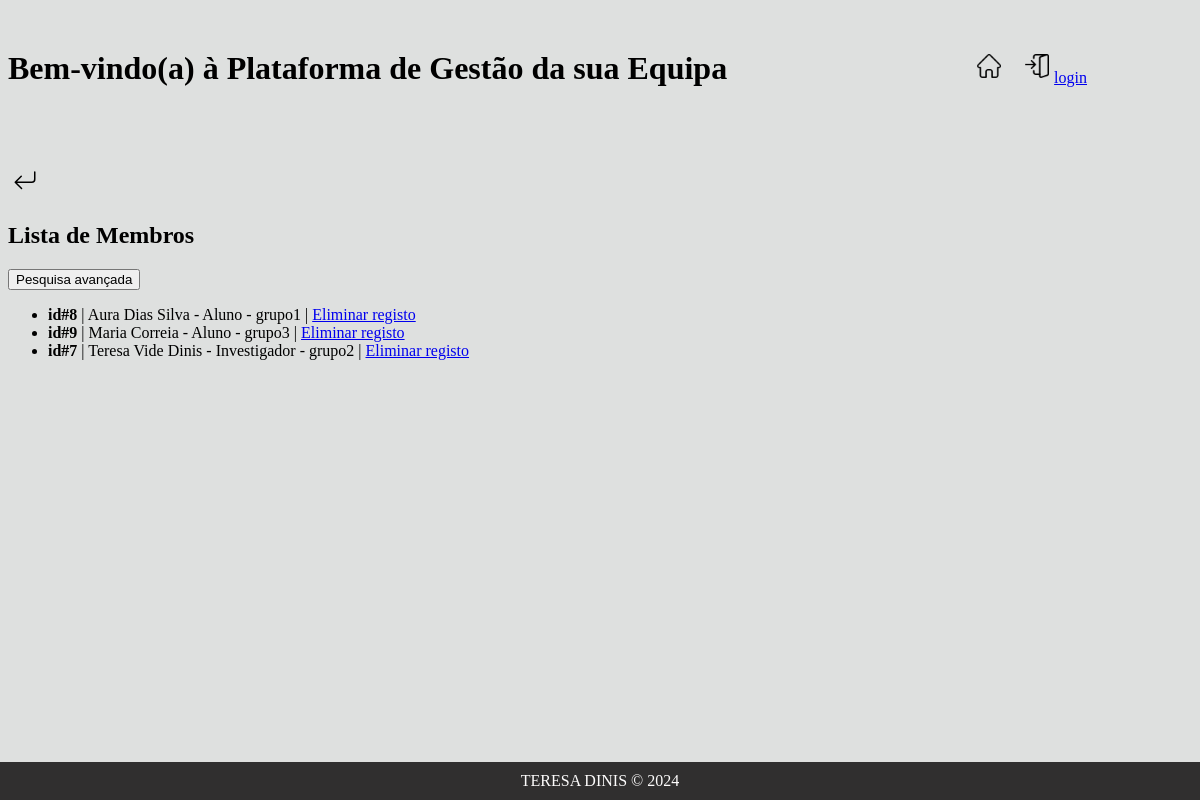
Before: /membros/list3/ with the older database file.
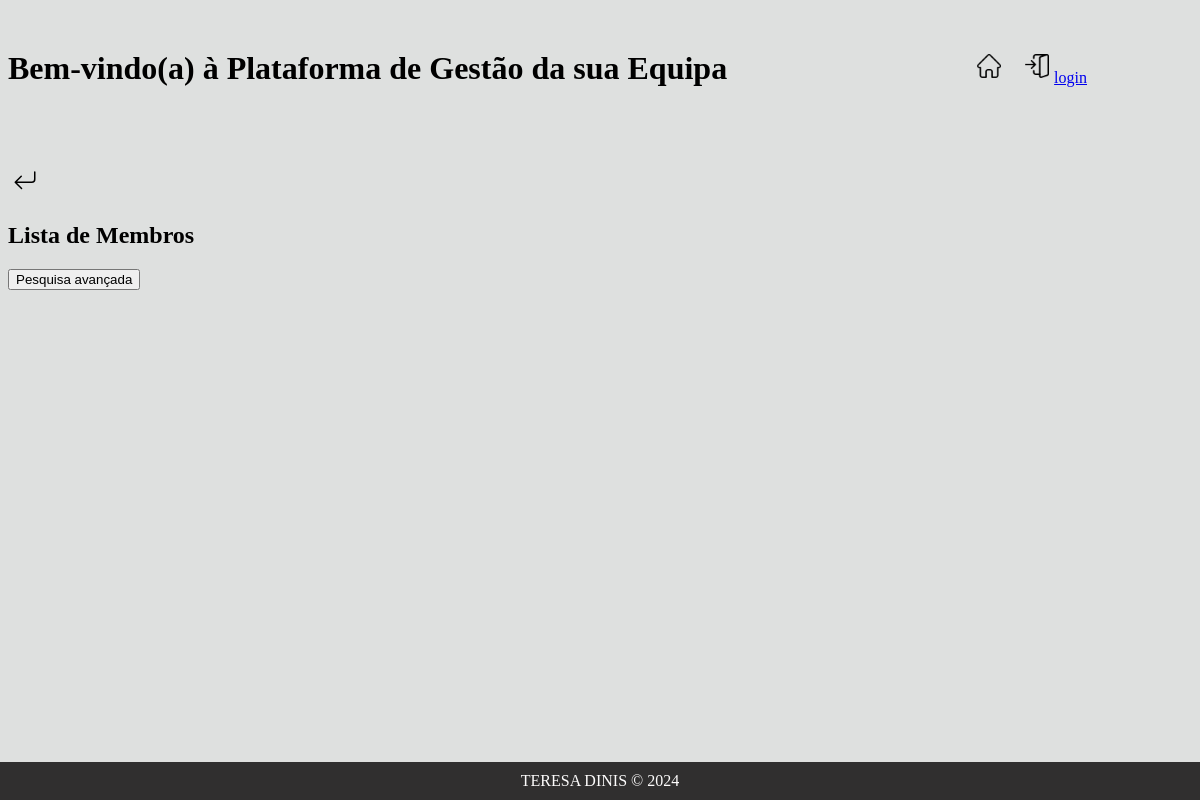
After: the same page with the newer database file.
### membros/models.py (models this page shows, shortened)
class Membro(models.Model):
    ESTADOS = [
        ('ativo','ativo'),
        ('inativo', 'inativo')
    ]
    GRUPOS = [
        ('grupo1', 'grupo1'),
        ('grupo2', 'grupo2'),
        ('grupo3', 'grupo3'),
        ('grupo4', 'grupo4'),
    ]
    nome_completo = models.CharField(max_length=200)
    estado = models.CharField(max_length=10, choices=ESTADOS, default='ativo')
    categoria = models.ForeignKey(Categoria, on_delete=models.PROTECT)
    email = models.EmailField(unique=True)
    foto = models.ImageField(upload_to='fotos/', blank=True, null=True)
    grupo = models.CharField(max_length=10, choices=GRUPOS)
    instituicao = models.CharField(max_length=50, blank=True, null=True)
    departamento = models.CharField(max_length=50, blank=True, null=True)
    orcid = models.URLField(blank=True, null=True)
    sci_vitae = models.URLField(blank=True, null=True)
    data_entrada = models.DateField(blank=True, null=True)
    data_saida = models.DateField(blank=True, null=True)

class Categoria(models.Model):
    nome = models.CharField(max_length=50)
    def __str__(self) -> str:
        return self.nome.capitalize()

### membros/views.py (the view)
# urls.py: path('list3/',views.list_del, name='list_del'),
def list_del(request): # pagina que lista os membros para eliminar/excluir
    membros = Membro.objects.all().order_by("nome_completo")
    return render(request,'membros/list_del.html',{'membros':membros})

### membros/templates/membros/list_del.html (shortened to what this page needs)
{% extends 'membros/base.html' %}
{% block conteudo %}
    {% load static %}
    <a href="{% url 'membros:home' %}">
        <img src="{% static 'return_button.svg' %}" class="icon">
    </a>
    <h2>Lista de Membros</h2>
    <a href="{% url 'membros:search_del' %}"><button>Pesquisa avançada</button></a>
    <ul>
        {% for membro in membros %}
            <li>
                <b>id#{{ membro.id }}</b> | {{ membro.nome_completo }} - {{ membro.categoria }} - {{ membro.grupo }} | <a href="{% url 'membros:delete' membro.id %}">Eliminar registo</a>
            </li>
        {% endfor %}
    </ul>
{% endblock %}

Changed rows visible on the page:
removed Membro: id "8", nome_completo "Aura Dias Silva", categoria "Aluno", grupo "grupo1"
removed Membro: id "9", nome_completo "Maria Correia", categoria "Aluno", grupo "grupo3"
removed Membro: id "7", nome_completo "Teresa Vide Dinis", categoria "Investigador", grupo "grupo2"
